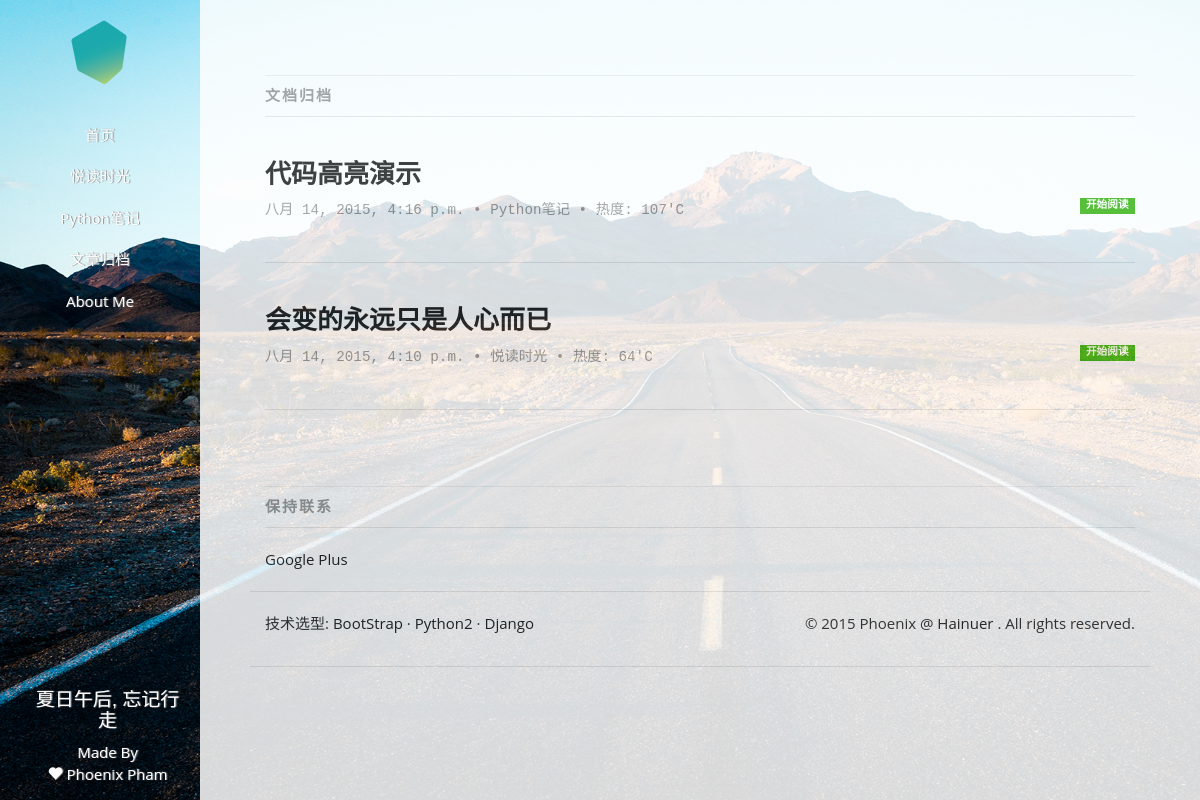
The page /kume/archive/ on the database its author committed.
### duome/models.py (models this page shows, shortened)
class Category(models.Model):
    name = models.CharField(max_length=128, unique=True)
    simple_name = models.CharField(max_length=128, blank=True, unique=True)
    views = models.IntegerField(default=0)

class Article(models.Model):
    category = models.ForeignKey(Category)
    title    = models.CharField(max_length=256)
    tags     = models.CharField(max_length=128, blank=True, help_text='请使用空格将标签分隔开')
    content  = models.TextField(verbose_name = '')
    pub_date = models.DateTimeField(default=timezone.now)
    views    = models.IntegerField(default=0)
    breviary = models.TextField(max_length=128, blank=True, verbose_name='')
    uuid = models.CharField(max_length=36)
    def was_published_recently(self):
        return self.pub_date >= timezone.now() - datetime.timedelta(days=1)
    was_published_recently.admin_order_field = 'pub_date'
    was_published_recently.boolean = True
    was_published_recently.short_description = 'Published recently ?'

### kume/views.py (the view)
def archive(request):
    cat_li = Category.objects.all()
    article_li = Article.objects.all().order_by('-pub_date')
    ctx_li = {
        'categories': cat_li, 'title': '文档归档',
        'articles': article_li,
    }
    return render(request, 'kume/archive.html', ctx_li)

### templates/kume/archive.html (shortened to what this page needs)
{% extends 'kume_base.html' %}
{% block contents %}
{% if articles %}
<div class="col-sm-12">
	<div class="page-header text-muted">
		文档归档
	</div>
</div>
{% for article in articles %}
<div class="row">
	<div class="col-sm-12">
		<h3><a href="{% url 'kume:post' article.uuid %}">{{ article.title }}</a></h3>
		<h4><small class="text-muted">{{ article.pub_date }} • <a href="{% url 'kume:category' article.category.simple_name %}" class="text-muted">{{ article.category.name }}</a> • 热度: {{ article.views }}'C <a href="{% url 'kume:post' article.uuid %}" class="label label-success pull-right">开始阅读</a></small></h4>
	</div>
</div>
<div class="row divider">
	<div class="col-sm-12">
		<hr>
	</div>
</div>
{% endfor %}
{% else %}
<div class="col-sm-12">
	<div class="page-header text-muted">
		呃, 网站一片空白, 开始享受写作的乐趣吧 !
	</div>
</div>
{% endif %}
{% endblock %}

### templates/kume_base.html (shortened to what this page needs)
<!DOCTYPE html>
{% load staticfiles %}
<html lang="zh-CN">
	<head>
		<link href="{% static "css/kume/bootstrap.min.css" %}" rel="stylesheet">
		<link href="{% static "css/kume/styles.css" %}" rel="stylesheet">
		<link href="{% static "plugins/prism/prism.css" %}" rel="stylesheet">
	<body>
		<div class="wrapper">
			<div class="box">
				<div class="row">
					<div class="column col-sm-2" id="sidebar">
						<a class="logo" href="{% url 'kume:index' %}"><img src="{% static "images/favicon.ico" %}" alt="夏日午后, 忘记行走" /></a>
						<ul class="nav">
							<li>
								<a href="{% url 'kume:index' %}">首页</a>
							</li>
							{% if categories %}
							{% for category in categories %}
							<li>
								<a href="{% url 'kume:category' category.simple_name %}">{{ category.name }}</a>
							</li>
							{% endfor %}
							{% endif %}
							<li>
								<a href="{% url 'kume:archive' %}">文章归档</a>
							</li>
							<li>
								<a href="{% url 'kume:about' %}">About Me</a>
							</li>
						</ul>
						<ul class="nav hidden-xs" id="sidebar-footer">
							<li>
								<a href="http://www.hainuer.com">
									<h4>夏日午后, 忘记行走</h4>
									Made By<br />
									<i class="glyphicon glyphicon-heart"></i> Phoenix Pham
								</a>
							</li>
						</ul>
					</div>
					<div class="column col-sm-10" id="main">
						<div class="padding">
							<div class="full col-sm-9">
								{% block contents %}{% endblock %}
								<div class="col-sm-12">
									<div class="page-header text-muted divider">
										保持联系
									</div>
								</div>
								<div class="row">
									<div class="col-sm-6">
										<a href="http://plus.google.com/GeekPhx">Google Plus</a>
									</div>
								</div>
								<hr>
								<div class="row" id="footer">
									<div class="col-sm-6">
										<p>
											技术选型:
											<a target="_blank" href="http://getbootstrap.com">BootStrap</a> ·
											<a target="_blank" href="http://www.python.org">Python2</a> ·
											<a target="_blank" href="http://www.djangoproject.com">Django</a>
										</p>
									</div>
									<div class="col-sm-6">
										<p class="pull-right">
											&copy; 2015 Phoenix @ <a href="/">Hainuer</a> . All rights reserved.
										</p>
									</div>
								</div>
								<hr>
							</div>
						</div>
					</div>
				</div>
			</div>
		</div>
	</body>
</html>

### static/css/kume/styles.css (style rules this page uses)
html, body { height: 100%; font-family: 'Open Sans', arial, sans-serif; }
a { color: #222222; }
.wrapper, .row { height: 100%; margin-left: 0; margin-right: 0; }
.wrapper:before, .wrapper:after, .column:before, .column:after { content: ""; display: table; }
.wrapper:after, .column:after { clear: both; }
.column { height: 100%; overflow: auto; *zoom: 1; }
.column .padding { padding: 20px; }
.box { bottom: 0; left: 0; position: absolute; right: 0; top: 0; background-image: url(../../images/site.jpg); background-size: cover; background-attachment: fixed; }
.divider { margin-top: 12px; }
#main { background-color: #fefefe; opacity: 0.85; }
#sidebar, #sidebar a { color: #ffffff; background-color: transparent; text-shadow: 1px 0 1px #888888; }
#sidebar a.logo { display: block; padding: 5px; color: #20A4A8; height: 70px; width: 80%; margin: 0 auto; margin-top: 15px; font-size: 24px; font-weight: 700; text-align: center; text-decoration: none; text-shadow: 0 0 0; }
.nav { margin-top: 30px; text-align: center; }
#sidebar-footer { position: absolute; bottom: 5px; }
#footer { margin-bottom: 20px; }
h1, h2, h3 { font-weight: 800; font-family: 'Open Sans', arial, sans-serif; }
.page-header { margin-top: 55px; padding-top: 9px; border-top: 1px solid #eeeeee; font-weight: 700; text-transform: uppercase; letter-spacing: 2px; }
.col-sm-9.full { width: 100%; }
small.text-muted { font-family: courier, courier-new, monospace; }

### rows shown on the page
Category: name "悦读时光"
Category: name "Python笔记"
Article: title "代码高亮演示", pub_date "八月 14, 2015, 4:16 p.m.", category.name "Python笔记", views "107"
Article: title "会变的永远只是人心而已", pub_date "八月 14, 2015, 4:10 p.m.", category.name "悦读时光", views "64"
